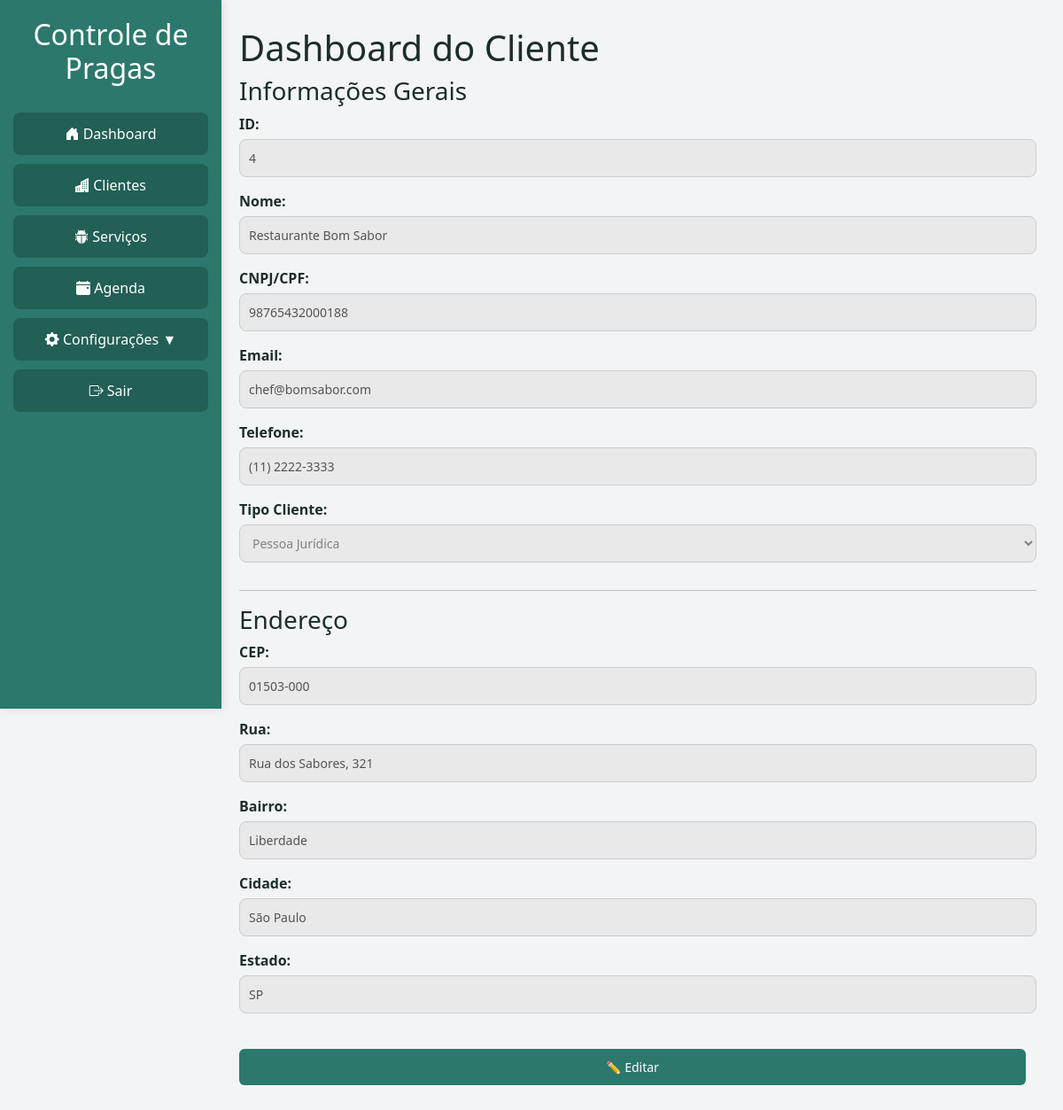
/root/HTML/editarCliente.php?id=4, run on an earlier commit of the app's database.
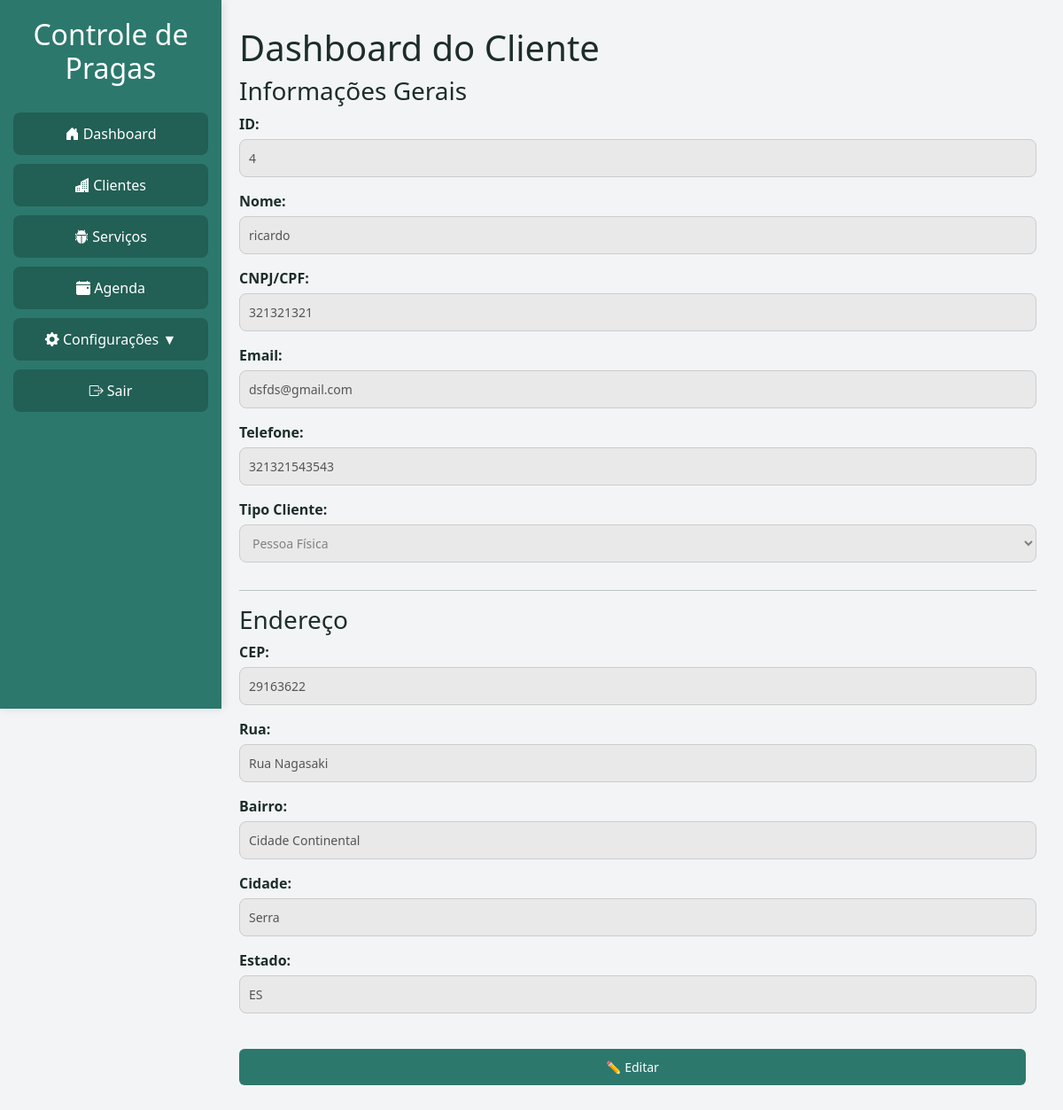
And on a later commit of the database.
### tables this page shows
CREATE TABLE `cliente` (
  `ID_Cliente` int(11) NOT NULL,
  `CPFCNPJ` varchar(20) DEFAULT NULL,
  `Nome` varchar(100) DEFAULT NULL,
  `Email` varchar(100) DEFAULT NULL,
  `Telefone` varchar(15) DEFAULT NULL,
  `TipoCliente` enum('F','J') NOT NULL,
  `Rua` varchar(255) DEFAULT NULL,
  `Bairro` varchar(100) DEFAULT NULL,
  `Cidade` varchar(100) DEFAULT NULL,
  `Estado` varchar(50) DEFAULT NULL,
  `CEP` varchar(10) DEFAULT NULL
);

### root/PHP/logica_cliente.php (called while the page is built, shortened)
<?php
function buscaClientePorId($pdo, $id) {
    $query = "SELECT * FROM Cliente WHERE ID_Cliente = :id";
    try {
        $stmt = $pdo->prepare($query);
        $stmt->bindParam(':id', $id, PDO::PARAM_INT);
        $stmt->execute();
        return $stmt->fetch(PDO::FETCH_ASSOC);
    } catch (PDOException $e) {
        error_log("Erro ao buscar cliente por ID: " . $e->getMessage());
        return false;
    }
}
?>

### root/HTML/editarCliente.php (the view, shortened to what this page needs)
<?php
require_once('../PHP/conexao.php');
require_once('../PHP/logica_cliente.php');
if (isset($_GET['id'])) {
    $cliente_id = $_GET['id'];
    $cliente = buscaClientePorId($pdo, $cliente_id);
} else {
    die("ID do cliente não fornecido.");
}
?>
<!DOCTYPE html>
<html lang="pt-BR">
<head>
    <link rel="stylesheet" href="https://cdn.jsdelivr.net/npm/bootstrap@5.3.6/dist/css/bootstrap.min.css">
    <link rel="stylesheet" href="https://cdn.jsdelivr.net/npm/bootstrap-icons@1.10.5/font/bootstrap-icons.css">
    <link rel="stylesheet" href="../CSS/base.css">
</head>
<body>
    <div>
        <nav class="sidebar">
            <h2>Controle de Pragas</h2>
            <ul>
                <li onclick="window.location.href='dashboard.php'">
                    <i class="bi bi-house-door-fill"></i> Dashboard
                </li>
                <li onclick="window.location.href='clientes.php'">
                    <i class="bi bi-buildings-fill"></i> Clientes
                </li>
                <li onclick="window.location.href='servico.php'">
                    <i class="bi bi-bug-fill"></i> Serviços
                </li>
                <li onclick="window.location.href='agenda.php'">
                    <i class="bi bi-calendar-event-fill"></i> Agenda
                </li>
                <li class="config-toggle" onclick="toggleSubmenu()" aria-expanded="false" aria-controls="submenu">
                    <i class="bi bi-gear-fill"></i> Configurações <span id="seta">▼</span>
                </li>
                <li onclick="logout()">
                    <i class="bi bi-box-arrow-right"></i> Sair
                </li>
            </ul>
        </nav>
    </div>
    <div class="content">
        <form id="formCliente" action="../PHP/logica_cliente.php" method="POST">
            <h1>Dashboard do Cliente</h1>
            <div id="informacoes">
                <h3>Informações Gerais</h3>
                <label>ID:</label>
                <input id="clienteId" disabled readonly value="<?php echo htmlspecialchars($cliente['ID_Cliente']); ?>">
                <label>Nome:</label>
                <input id="clienteNome" name="nome" disabled value="<?php echo htmlspecialchars($cliente['Nome'] ?? ''); ?>">
                <label>CNPJ/CPF:</label>
                <input id="clienteCnpjCpf" name="cpfcnpj" disabled value="<?php echo htmlspecialchars($cliente['CPFCNPJ'] ?? ''); ?>">
                <label>Email:</label>
                <input id="clienteEmail" name="email" disabled value="<?php echo htmlspecialchars($cliente['Email'] ?? ''); ?>">
                <label>Telefone:</label>
                <input id="clienteTelefone" name="telefone" disabled value="<?php echo htmlspecialchars($cliente['Telefone'] ?? ''); ?>">
                <label>Tipo Cliente:</label>
                <select id="tipoCliente" name="tipoCliente" disabled>
                    <option value="F" <?php echo ($cliente['TipoCliente'] == 'F') ? 'selected' : ''; ?>>Pessoa Física</option>
                    <option value="J" <?php echo ($cliente['TipoCliente'] == 'J') ? 'selected' : ''; ?>>Pessoa Jurídica</option>
                </select>
            </div>
            <hr>
            <div id="endereco">
                <h3>Endereço</h3>
                <label>CEP:</label>
                <input id="clienteCep" name="cep" disabled value="<?php echo htmlspecialchars($cliente['CEP'] ?? ''); ?>">
                <label>Rua:</label>
                <input id="clienteRua" name="rua" disabled value="<?php echo htmlspecialchars($cliente['Rua'] ?? ''); ?>">
                <label>Bairro:</label>
                <input id="clienteBairro" name="bairro" disabled value="<?php echo htmlspecialchars($cliente['Bairro'] ?? ''); ?>">
                <label>Cidade:</label>
                <input id="clienteCidade" name="cidade" disabled value="<?php echo htmlspecialchars($cliente['Cidade'] ?? ''); ?>">
                <label>Estado:</label>
                <input id="clienteEstado" name="estado" disabled value="<?php echo htmlspecialchars($cliente['Estado'] ?? ''); ?>">
            </div>
            <button type="button" class="btn" onclick="habilitarEdicao()">✏️ Editar</button>
        </form>
    </div>
</body>
</html>

### root/CSS/base.css (style rules this page uses)
:root { --bg-dark: #f3f4f6; --text-dark: #1d2d2a; --green-dark: #2C786C; --green-medium: #225F55; --green-hover: #1C4E45; --green-accent: #5DBB96; --card-light: #ffffff; }
body { margin: 0; padding: 0; font-family: 'Segoe UI', Arial, Tahoma, Geneva, Verdana, sans-serif; background-color: var(--bg-dark); color: var(--text-dark); display: flex; }
.sidebar { width: 250px; background-color: var(--green-dark); color: white; height: 100vh; padding: 20px 15px; position: fixed; left: 0; top: 0; overflow-y: auto; box-shadow: 2px 0 10px rgba(0, 0, 0, 0.1); }
.sidebar h2 { text-align: center; margin-bottom: 30px; }
.sidebar ul { list-style: none; padding: 0; margin: 0; }
.sidebar ul li { padding: 12px 16px; margin: 10px 0; background: var(--green-medium); text-align: center; cursor: pointer; border-radius: 8px; transition: background-color 0.3s; }
.content { margin-left: 240px; padding: 30px; width: 100%; box-sizing: border-box; }
form { display: flex; flex-direction: column; }
form label { margin-bottom: 5px; font-weight: bold; color: var(--text-dark); display: block; }
input, select, textarea { width: 100%; padding: 10px; margin-bottom: 15px; border: 1px solid #ccc; border-radius: 8px; font-size: 14px; outline: none; transition: border 0.3s, box-shadow 0.3s; box-sizing: border-box; }
input:disabled, select:disabled { background: #e9e9e9; }
.btn, button { background-color: var(--green-dark); color: white; padding: 10px 15px; border: none; border-radius: 6px; cursor: pointer; font-size: 14px; transition: background 0.3s; margin-right: 12px; margin-bottom: 10px; margin-top: 25px; }

What changed in the data, as far as the page shows it:
changed cliente id 4: nome "Restaurante Bom Sabor" → "ricardo"; cpfcnpj "98765432000188" → "321321321"; email "chef@bomsabor.com" → "dsfds@gmail.com"; telefone "(11) 2222-3333" → "321321543543"; tipoCliente "Pessoa Jurídica" → "Pessoa Física"; cep "01503-000" → "29163622"; rua "Rua dos Sabores, 321" → "Rua Nagasaki"; bairro "Liberdade" → "Cidade Continental"; cidade "São Paulo" → "Serra"; estado "SP" → "ES"
